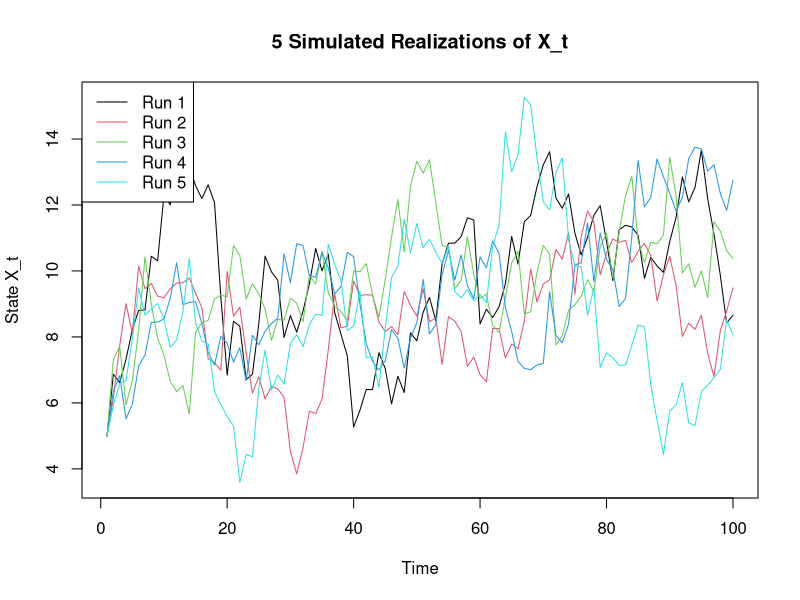
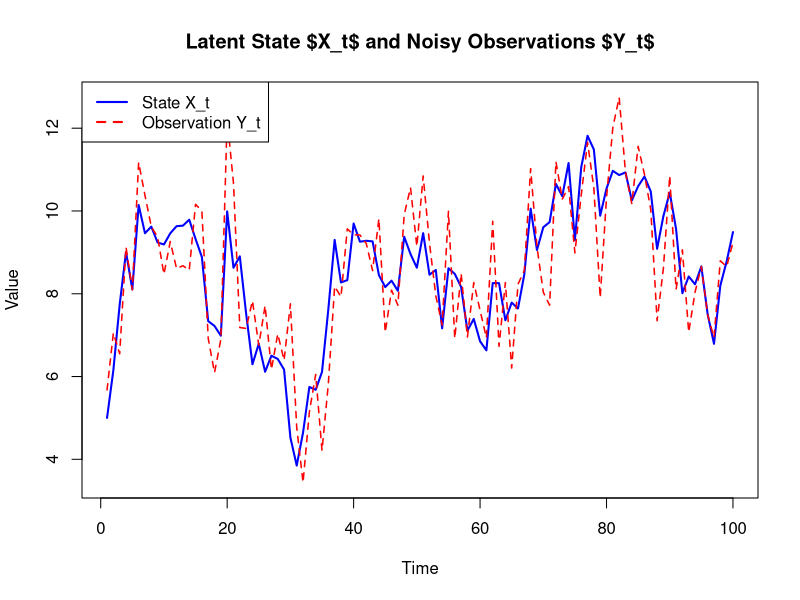
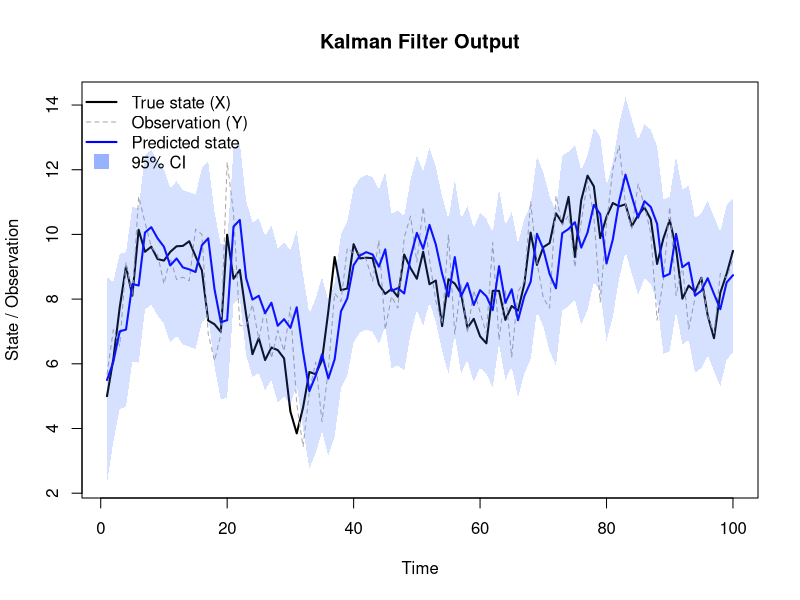

Source code (R) for these figures, in order:
#library(httpgd)
#hgd() 

# Task 1.1.1

# Parameters
a <- 0.9
b <- 1        # bias term (not dynamic input)
sigma1 <- 1
n <- 100
X0 <- 5

# Simulate 5 independent trajectories
set.seed(42)
X_list <- list()

for (j in 1:5) {
  X <- numeric(n)
  X[1] <- X0
  for (t in 2:n) {
    X[t] <- a * X[t - 1] + b + rnorm(1, mean = 0, sd = sigma1)
  }
  X_list[[j]] <- X
}

# Plot
matplot(1:n, do.call(cbind, X_list), type = "l", lty = 1, col = 1:5,
        xlab = "Time", ylab = "State X_t", main = "5 Simulated Realizations of X_t")
legend("topleft", legend = paste("Run", 1:5), col = 1:5, lty = 1)


# Task 1.2

# Use first trajectory from Task 1.1
X <- X_list[[2]]

# Observation noise
sigma2 <- 1

# Simulate noisy observations
Y <- X + rnorm(length(X), mean = 0, sd = sigma2)

# Plot state and observation
plot(X, type = "l", col = "blue", lwd = 2,
     ylim = range(c(X, Y)), xlab = "Time", ylab = "Value",
     main = "Latent State $X_t$ and Noisy Observations $Y_t$")
lines(Y, col = "red", lwd = 1.5, lty = 2)
legend("topleft", legend = c("State X_t", "Observation Y_t"),
       col = c("blue", "red"), lty = c(1, 2), lwd = 2)



# Task 1.3

# The Kalman filter function
myKalmanFilter <- function(
  y,             # Vector of observations y_t
  theta,         # Model parameters for X_{t+1} = a*X_t + b + e_t
  R,             # Measurement noise variance
  x_prior = 0,   # Initial prior mean for X_0
  P_prior = 5   # Initial prior variance for X_0
) {


  a <- theta[1]
  b <- theta[2]
  sigma1 <- theta[3]
  N <- length(y)

  # Initialize vectors
  x_pred  <- numeric(N)  # Predicted means
  P_pred  <- numeric(N)  # Predicted variances
  x_filt  <- numeric(N)  # Filtered means
  P_filt  <- numeric(N)  # Filtered variances
  innovation     <- numeric(N)  # Innovation = y[t] - x_pred[t]
  innovation_var <- numeric(N)  # Innovation variance

  for (t in seq_len(N)) {
    # Prediction step
    if (t == 1) {
      x_pred[t] <- a * x_prior + b
      P_pred[t] <- a^2 * P_prior + sigma1^2
    } else {
      x_pred[t] <- a * x_filt[t - 1] + b
      P_pred[t] <- a^2 * P_filt[t - 1] + sigma1^2
    }

    # Update step
    innovation[t] <- y[t] - x_pred[t]
    innovation_var[t] <- P_pred[t] + R
    K_t <- P_pred[t] / innovation_var[t]  # Kalman gain: how much to trust observation

    x_filt[t] <- x_pred[t] + K_t * innovation[t]
    P_filt[t] <- (1 - K_t) * P_pred[t]
  }

  return(list(
    x_pred = x_pred,
    P_pred = P_pred,
    x_filt = x_filt,
    P_filt = P_filt,
    innovation = innovation,
    innovation_var = innovation_var
  ))
}

# Define parameters
theta <- c(a, b, sigma1)  # a = 0.9, b = 1, sigma1 = 1 from Task 1.1
R <- sigma2               # Measurement noise variance = 1
X0 <- 5                   # Prior mean (could also use 5, as in simulation)
P0 <- 2                  # Prior variance

# Run the Kalman filter
result <- myKalmanFilter(Y, theta, R, X0, P0)

# Extract predicted state and its variance
x_pred <- result$x_pred
P_pred <- result$P_pred

# Compute 95% confidence interval
ci_upper <- x_pred + 1.96 * sqrt(P_pred)
ci_lower <- x_pred - 1.96 * sqrt(P_pred)

# Time vector
time <- 1:length(Y)

# Plot everything
plot(time, X, type = "l", lwd = 2, col = "black", ylim = range(c(X, Y, ci_upper, ci_lower)),
     ylab = "State / Observation", xlab = "Time", main = "Kalman Filter Output")

# Add observations
lines(time, Y, col = "darkgray", lty = 2)

# Add predicted state
lines(time, x_pred, col = "blue", lwd = 2)

# Add 95% confidence band
polygon(c(time, rev(time)),
        c(ci_upper, rev(ci_lower)),
        col = rgb(0.2, 0.4, 1, alpha = 0.2), border = NA)

# Add legend
legend("topleft",
       legend = c("True state (X)", "Observation (Y)", "Predicted state", "95% CI"),
       col = c("black", "darkgray", "blue", rgb(0.2, 0.4, 1, alpha = 0.5)),
       lty = c(1, 2, 1, NA), lwd = c(2, 1, 2, NA), pch = c(NA, NA, NA, 15),
       pt.cex = 2, bty = "n")
